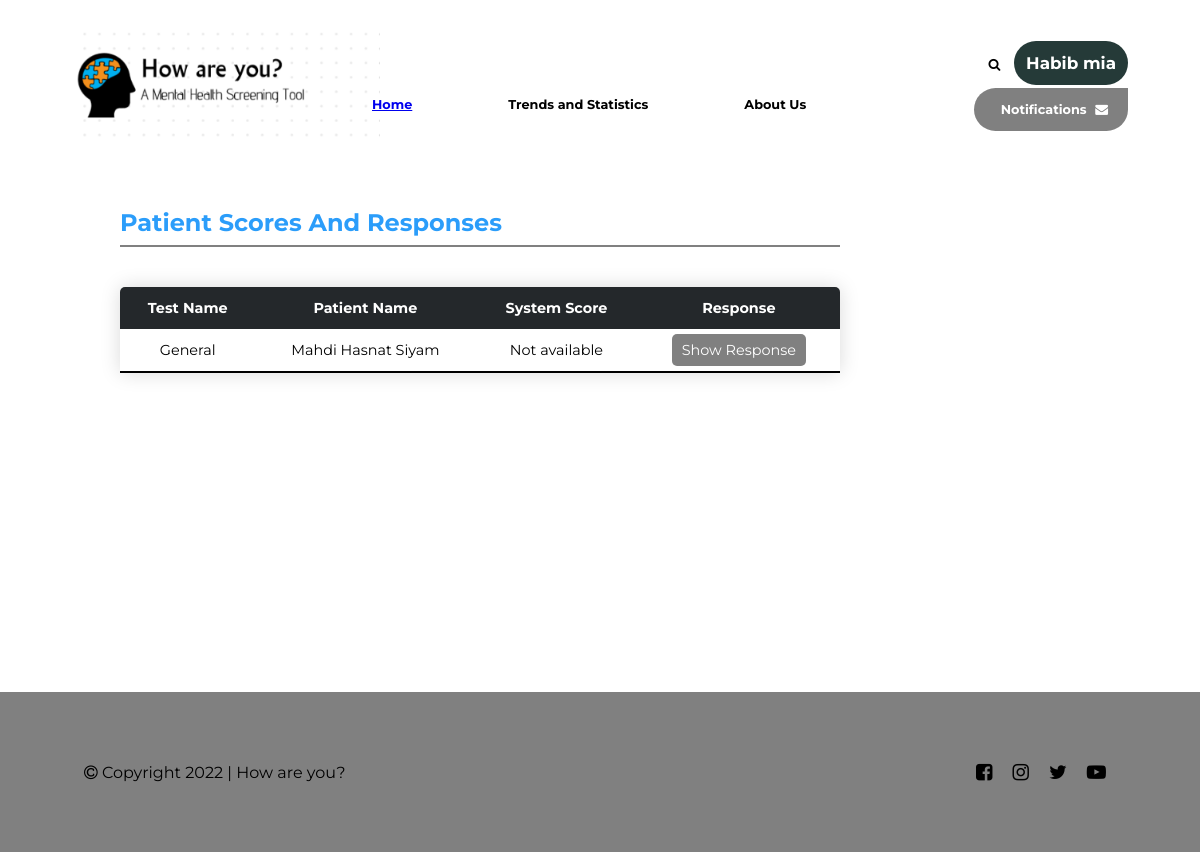
Page /test_result_poll (signed in) on the earlier database version.
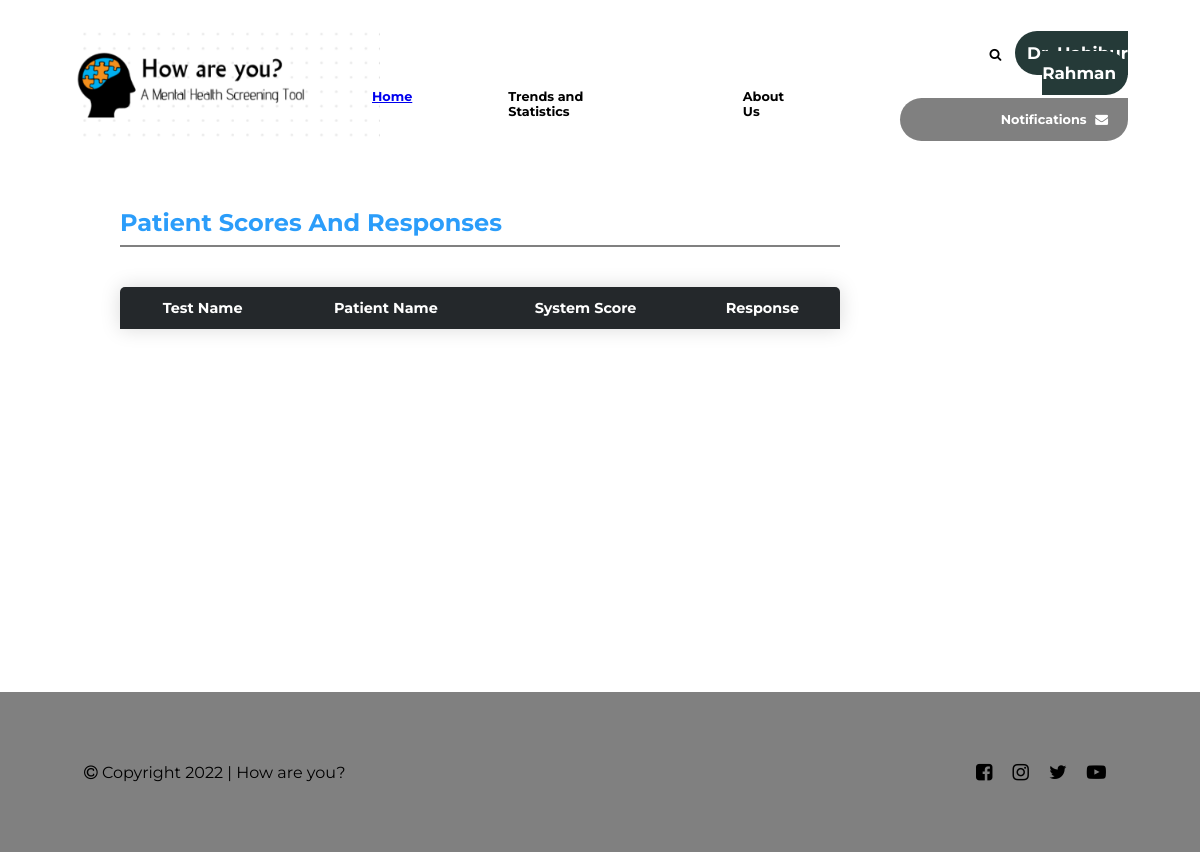
Same page on the later database version.
### persons/models.py (models this page shows, shortened)
class Person(models.Model):
	username = models.CharField(max_length=200,primary_key=True)
	name = models.CharField(max_length=200, default="Unknown")
	password = models.CharField(max_length=50)
	email = models.EmailField(max_length=50)
	joined_at = models.DateTimeField(default=timezone.now)
	date_of_birth = models.DateTimeField(default=timezone.now,null=False,blank=False)
	gender = models.CharField(
        max_length=1,
        choices=Gender.choices,
        null=False,
        blank=False,
        default=Gender.FEMALE,
    )
	mobile_number = models.CharField(null=True,max_length=50,blank=True)

### take_questionnaire/models.py (models this page shows, shortened)
class TestResult(models.Model):
    test = models.ForeignKey(Test, on_delete=models.CASCADE)
    patient = models.ForeignKey(Patient, on_delete=models.CASCADE)
    verifier = models.ForeignKey(Psychiatrist, on_delete=models.SET_NULL, null=True, blank=True,default=None,related_name='verified_testresult')
    questions = models.ManyToManyField(Question, through='Answer')
    submission_time = models.DateTimeField(default=timezone.now)
    verification_time = models.DateTimeField(null=True, blank=True)
    comment = models.TextField(default='')
    dieaseses = models.ManyToManyField(Dieases)
    consultations = models.ManyToManyField(Psychiatrist)
    def sum_score(self):
        score = 0
        for question in self.questions.all():
            answer = Answer.objects.get(testresult=self, question=question)
            score += answer.score
        if not self.test.has_score:
            return 'Not available'

class Test(models.Model):
    added_by = models.ForeignKey(Psychiatrist, on_delete=models.DO_NOTHING)
    details_gimmic = models.CharField(max_length=TEXT_FIELD, default=UNSPECIFIED)
    instruction = models.CharField(max_length=TEXT_FIELD, default=UNSPECIFIED)
    details_duration = models.CharField(max_length=TEXT_FIELD, default=UNSPECIFIED)
    name = models.CharField("Name of the test", max_length=FIELD_LENGTH, null=False, blank=False)
    created_at = models.DateTimeField(default=timezone.now)
    is_approved = models.CharField(max_length=CHOICE_LENGTH, choices=Status.choices, default=Status.PENDING_APPROVAL)
    questions = models.ManyToManyField(Question, through='TestQuestion')
    has_score = models.BooleanField(default=False)

class Question(models.Model):
    added_by = models.ForeignKey(Psychiatrist, on_delete=models.CASCADE)
    class QuestionType(models.TextChoices):
        RADIO = 'RD', gettext_lazy('Radio')
        SLIDER = 'SL', gettext_lazy('Number Slider')
        MUL_CHOICE = 'CH', gettext_lazy('Multiple Choice')
    type = models.CharField(max_length=2, choices=QuestionType.choices, default=QuestionType.RADIO)
    created_at = models.DateTimeField(default=timezone.now)
    changed_at = models.DateTimeField(default=timezone.now)
    question_text = models.CharField(max_length=TEXT_FIELD, null=False, blank=False, default=UNSPECIFIED)

class Answer(models.Model):
    testresult = models.ForeignKey(TestResult, on_delete=models.CASCADE)
    question = models.ForeignKey(Question, on_delete=models.CASCADE)
    response = models.IntegerField(null=False, blank=False)
    score = models.IntegerField(default=0)

### psychiatrists/views.py (the view)
# urls.py: path('test_result_poll', views.test_result_poll, name='test_result_poll'),
def test_result_poll(request):
	assert('username' in request.session)
	context={}
	context['my'] = Psychiatrist.objects.get(username=request.session['username'])
	context['testresults'] = TestResult.objects.filter(verifier = None)
	return render(request , 'psychiatrists/test_result_poll.html',context)

### psychiatrists/templates/psychiatrists/test_result_poll.html (shortened to what this page needs)
{% load static %}
<!DOCTYPE html>
<html lang="en">
<head>
    <link rel="stylesheet" href="https://cdnjs.cloudflare.com/ajax/libs/font-awesome/4.7.0/css/font-awesome.min.css">
    <link rel="stylesheet" href="{% static 'psychiatrists/zaber.css' %}">
    <link rel="stylesheet" href="{% static 'psychiatrists/styles.css' %}">
</head>
<body>
    <div class="container">
        <section class="header">
            {% include "logo.html" %}
            <nav>
                <ul class="nav-links">
                    <li><a href="{% url 'persons:index' %}" > Home </a></li>
                    <li>Trends and Statistics</li>
                    <li>About Us</li>
                </ul>
                <span class="nav-right">
                    <span>
                        <i class="fa fa-search" style="margin-right: 10px;"></i>
                        <span class="avatar" onclick="document.getElementById('logout-modal-id').style.display='block'" style="cursor: pointer;">{{my.name}}</span>
                    </span>
                    <span class="notifi-box">
                        Notifications
                        <i class="fa fa-envelope" style="margin-left: 5px;"></i>
                    </span>
                </span>
            </nav>
        </section>
        <section class="body-sec">
            <ul class="test-ovrs">
                <li>
                    <span class="test-name">Patient Scores And Responses</span><br>
                    <hr style="border: 1px solid grey; margin-top: 1ex; width: 75%;">
                </li>
            </ul>
            <table class="content-table">
                <thead>
                    <tr>
                    <th>Test Name</th>
                    <th>Patient Name</th>
                    <th>System Score</th>
                    <th>Response</th>
                    </tr>
                </thead>
                <tbody>
                    {% for testresult in testresults%}
                    <tr>
                        <td>{{testresult.test.name}}</td>
                        <td>{{testresult.patient.name}}</td>
                        <td>{{testresult.sum_score}}</td>
                        <td> <span class="table-elem" onclick="location.href='{% url 'psychiatrists:test_result_varify' testresult.id %}'">Show Response</span> </td>
                    </tr>
                    {% endfor %}
                </tbody>
            </table>
        </section>
    </div>
    <section class="footer">
        <span><i class="fa fa-copyright"></i> Copyright <span class="year"></span> | How are you?</span>
        <div>
            <ul class="social-media">
                <li><a href="#"><i class="fa fa-facebook-square"></i></a></li>
                <li><a href="#"><i class="fa fa-instagram"></i></a></li>
                <li><a href="#"><i class="fa fa-twitter"></i></a></li>
                <li><a href="#"><i class="fa fa-youtube-play"></i></a></li>
            </ul>
        </div>
    </section>
</body>
</html>

Differences in the rows shown:
removed TestResult: test.name "General", patient.name "Mahdi Hasnat Siyam", sum_score "Not available"
changed Person: name "Habib mia" → "Dr. Habibur Rahman"
